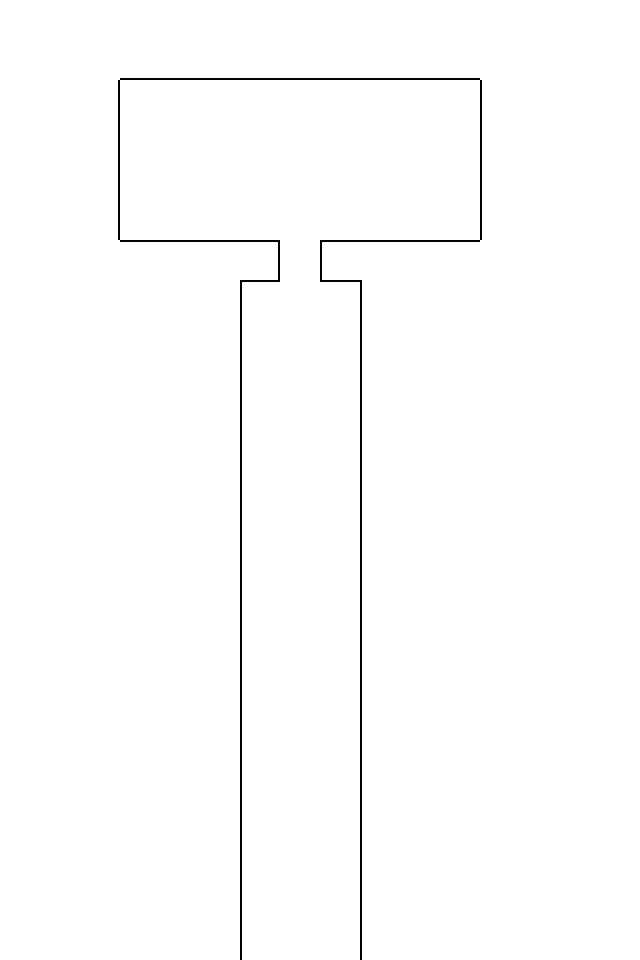

This is a level from a 2D game, rendered from its Tiled map with the project's own tilesets. A one-line summary and the complete map file follow:
An orthogonal 16x24 tile map with 40x40 px tiles, 2 tile layers (tiles, decal), 2 tilesets and 18 objects (6x enemy, script, transition, npc, warpbin, ...).

<map version="1.11" tiledversion="1.11.0" orientation="orthogonal" renderorder="right-down" width="16" height="24" tilewidth="40" tileheight="40" infinite="0" nextlayerid="7" nextobjectid="70">
 <editorsettings>
  <export target="dessend.lua" format="lua" />
 </editorsettings>
 <properties>
  <property name="border" value="omori/whitespace" />
  <property name="music" value="gimmieyourwalletmiss" />
  <property name="name" value="Dess - THE ENDING" />
 </properties>
 <tileset firstgid="1" source="../../tilesets/castle.tsx" />
 <tileset firstgid="41" source="../../tilesets/whitespace.tsx" />
 <layer id="1" name="tiles" width="16" height="24">
  <data encoding="csv">
45,45,45,45,45,45,45,45,45,45,45,45,45,45,45,45,
45,45,45,48,48,48,48,48,48,48,48,48,45,45,45,45,
45,45,46,45,45,45,45,45,45,45,45,45,44,45,45,45,
45,45,46,45,45,45,45,45,45,45,45,45,44,45,45,45,
45,45,46,45,45,45,45,45,45,45,45,45,44,45,45,45,
45,45,46,45,45,45,45,45,45,45,45,45,44,45,45,45,
45,45,45,42,42,42,43,45,41,42,42,42,45,45,45,45,
45,45,45,45,45,45,41,45,42,44,45,45,45,45,45,45,
45,45,45,45,45,45,44,45,45,44,45,45,45,45,45,45,
45,45,45,45,45,45,44,45,45,44,45,45,45,45,45,45,
45,45,45,45,45,45,44,45,45,44,45,45,45,45,45,45,
45,45,45,45,45,45,44,45,45,44,45,45,45,45,45,45,
45,45,45,45,45,45,44,45,45,44,45,45,45,45,45,45,
45,45,45,45,45,45,44,45,45,44,45,45,45,45,45,45,
45,45,45,45,45,45,44,45,45,44,45,45,45,45,45,45,
45,45,45,45,45,45,44,45,45,44,45,45,45,45,45,45,
45,45,45,45,45,45,44,45,45,44,45,45,45,45,45,45,
45,45,45,45,45,45,44,45,45,44,45,45,45,45,45,45,
45,45,45,45,45,45,44,45,45,44,45,45,45,45,45,45,
45,45,45,45,45,45,44,45,45,44,45,45,45,45,45,45,
45,45,45,45,45,45,44,45,45,44,45,45,45,45,45,45,
45,45,45,45,45,45,44,45,45,44,45,45,45,45,45,45,
45,45,45,45,45,45,44,45,45,44,45,45,45,45,45,45,
45,45,45,45,45,45,44,45,45,44,45,45,45,45,45,45
</data>
 </layer>
 <layer id="2" name="decal" width="16" height="24">
  <data encoding="csv">
0,0,0,0,0,0,0,0,0,0,0,0,0,0,0,0,
0,0,0,0,0,0,0,0,0,0,0,0,0,0,0,0,
0,0,0,0,0,0,0,0,0,0,0,0,0,0,0,0,
0,0,0,0,0,0,0,0,0,0,0,0,0,0,0,0,
0,0,0,0,0,0,0,0,0,0,0,0,0,0,0,0,
0,0,0,0,0,0,0,0,0,0,0,0,0,0,0,0,
0,0,0,0,0,0,0,0,0,0,0,0,0,0,0,0,
0,0,0,0,0,0,0,0,0,0,0,0,0,0,0,0,
0,0,0,0,0,0,0,0,0,0,0,0,0,0,0,0,
0,0,0,0,0,0,0,0,0,0,0,0,0,0,0,0,
0,0,0,0,0,0,0,0,0,0,0,0,0,0,0,0,
0,0,0,0,0,0,0,0,0,0,0,0,0,0,0,0,
0,0,0,0,0,0,0,0,0,0,0,0,0,0,0,0,
0,0,0,0,0,0,0,0,0,0,0,0,0,0,0,0,
0,0,0,0,0,0,0,0,0,0,0,0,0,0,0,0,
0,0,0,0,0,0,0,0,0,0,0,0,0,0,0,0,
0,0,0,0,0,0,0,0,0,0,0,0,0,0,0,0,
0,0,0,0,0,0,0,0,0,0,0,0,0,0,0,0,
0,0,0,0,0,0,0,0,0,0,0,0,0,0,0,0,
0,0,0,0,0,0,0,0,0,0,0,0,0,0,0,0,
0,0,0,0,0,0,0,0,0,0,0,0,0,0,0,0,
0,0,0,0,0,0,0,0,0,0,0,0,0,0,0,0,
0,0,0,0,0,0,0,0,0,0,0,0,0,0,0,0,
0,0,0,0,0,0,0,0,0,0,0,0,0,0,0,0
</data>
 </layer>
 <objectgroup color="#0000ff" id="3" name="collision" opacity="0.5">
  <object id="17" x="200" y="280" width="40" height="680" />
  <object id="18" x="360" y="280" width="40" height="680" />
  <object id="50" x="80" y="240" width="200" height="40" />
  <object id="51" x="320" y="240" width="200" height="40" />
  <object id="62" x="80" y="40" width="440" height="40" />
  <object id="63" x="480" y="80" width="40" height="160" />
  <object id="64" x="80" y="80" width="40" height="160" />
 </objectgroup>
 <objectgroup color="#ff00ff" id="4" name="objects">
  <object id="53" name="enemy" x="280" y="240" width="40" height="40">
   <properties>
    <property name="actor" value="ufoofdoom" />
    <property name="encounter" value="mimicboss" />
    <property name="flagcheck" value="!mimicBossDone" />
   </properties>
  </object>
  <object id="54" name="enemy" x="240" y="600" width="40" height="40">
   <properties>
    <property name="actor" value="ufoofdoom" />
    <property name="encounter" value="ufoofdooms" />
    <property name="flagcheck" value="!mimicBossDone" />
    <property name="group" type="int" value="1" />
   </properties>
  </object>
  <object id="55" name="enemy" x="320" y="600" width="40" height="40">
   <properties>
    <property name="actor" value="ufoofdoom" />
    <property name="encounter" value="ufoofdooms" />
    <property name="flagcheck" value="!mimicBossDone" />
    <property name="group" type="int" value="1" />
   </properties>
  </object>
  <object id="56" name="enemy" x="260" y="480" width="40" height="40">
   <properties>
    <property name="actor" value="ufoofdoom" />
    <property name="encounter" value="ufoofdooms" />
    <property name="flagcheck" value="!mimicBossDone" />
    <property name="group" type="int" value="2" />
   </properties>
  </object>
  <object id="57" name="enemy" x="300" y="480" width="40" height="40">
   <properties>
    <property name="actor" value="ufoofdoom" />
    <property name="encounter" value="ufoofdooms" />
    <property name="flagcheck" value="!mimicBossDone" />
    <property name="group" type="int" value="2" />
   </properties>
  </object>
  <object id="58" name="enemy" x="280" y="720" width="40" height="40">
   <properties>
    <property name="actor" value="ufoofdoom" />
    <property name="encounter" value="ufoofdooms" />
    <property name="flagcheck" value="!mimicBossDone" />
   </properties>
  </object>
  <object id="60" name="script" x="240" y="280" width="120" height="80">
   <properties>
    <property name="cutscene" value="desslmao.dessboss" />
    <property name="flagcheck" value="!mimicBossDone" />
    <property name="once" type="bool" value="true" />
   </properties>
  </object>
  <object id="61" name="transition" x="200" y="960" width="200" height="40">
   <properties>
    <property name="map" value="dessstuff/dessstart" />
    <property name="marker" value="entry" />
   </properties>
  </object>
  <object id="65" name="npc" x="120" y="80" width="40" height="40">
   <properties>
    <property name="actor" value="dess_plush" />
    <property name="cutscene" value="plushies.dess_plush" />
    <property name="flagcheck" value="!dess_plush" />
   </properties>
  </object>
  <object id="69" name="warpbin" x="240" y="80" width="120" height="40">
   <properties>
    <property name="skin" value="cyber_city" />
   </properties>
  </object>
 </objectgroup>
 <objectgroup color="#7f00ff" id="5" name="markers">
  <object id="20" name="entry" x="300" y="920">
   <point />
  </object>
 </objectgroup>
</map>
